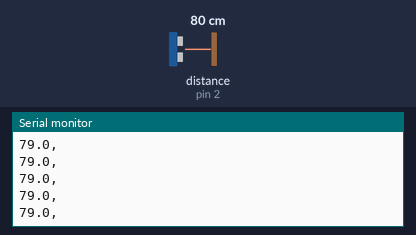
Bench run of a sketch on a simulated Arduino Uno, built with avr-gcc and run on an emulated ATmega328P. Parts: the last lines printed to the serial monitor. Wiring (inferred from the names in the program): ultrasonic range finder: trigger pin 3; echo pin 2. Inputs (shaded band) come from the test bench; at power-on: distance to the obstacle (sensor on pin 2) 80 cm. The echo pulse lasts 58.3 µs per cm.

Above: at 1.2 s.
1.3 s: distance to the obstacle (sensor on pin 2) set to 2 cm
At 1.33 s:
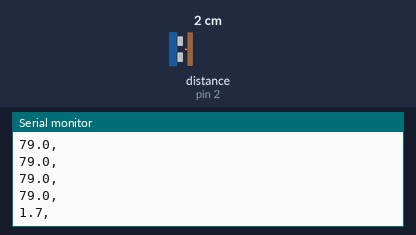
2.8 s: distance to the obstacle (sensor on pin 2) set to 250 cm
At 2.84 s:
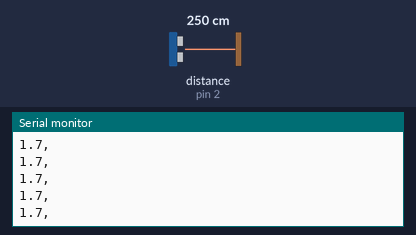
5.8 s: distance to the obstacle (sensor on pin 2) set to 18 cm
At 5.86 s:
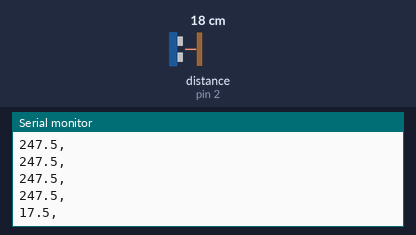
Timing chart, 0 to 8.8 s (numbered marks = the images above; inputs shaded):
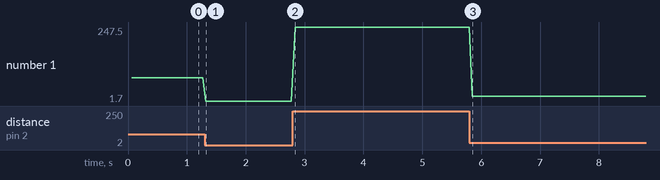

Measured:
- after the input at 1.3 s, the serial monitor: prints a new line at once (image 1)
- after the input at 5.8 s, the serial monitor: prints a new line after 0.05 s (image 3)
- plotted number 1: 79 → 1.7 after the input at 1.3 s, 1.7 → 247.5 after the input at 2.8 s, 247.5 → 17.5 after the input at 5.8 s

The sketch:

ard_code_2.ino
```cpp
#include <Servo.h>

//0-180 is counter clockwise
//even row -> 0-180 (even)
//odd row -> 1-179 (odd)

#define echoPin 2
#define trigPin 3
#define servoPin 9
#define SWEEP_DELAY 30
#define ADJUST(reading, error_base, error_hypo, shaft) (error_base / error_hypo)* (reading + shaft)

long duration;
double distance;
int angle;
int angle_step;
int sweep;
Servo servo;
double data[181];
char buffer[10];

void readDistance() {
  delay(55);
  digitalWrite(trigPin, LOW);
  delayMicroseconds(5);
  digitalWrite(trigPin, HIGH);
  delayMicroseconds(10);
  digitalWrite(trigPin, LOW);
  duration = pulseIn(echoPin, HIGH);
  distance = duration * 0.034 / 2.0;
}

void setup() {
  pinMode(trigPin, OUTPUT);
  pinMode(echoPin, INPUT);
  Serial.begin(9600);
}

void loop() {
  readDistance();
  dtostrf(distance, 3, 1, buffer);
  Serial.print(buffer);
  Serial.print(", ");
  Serial.println();
}
```
